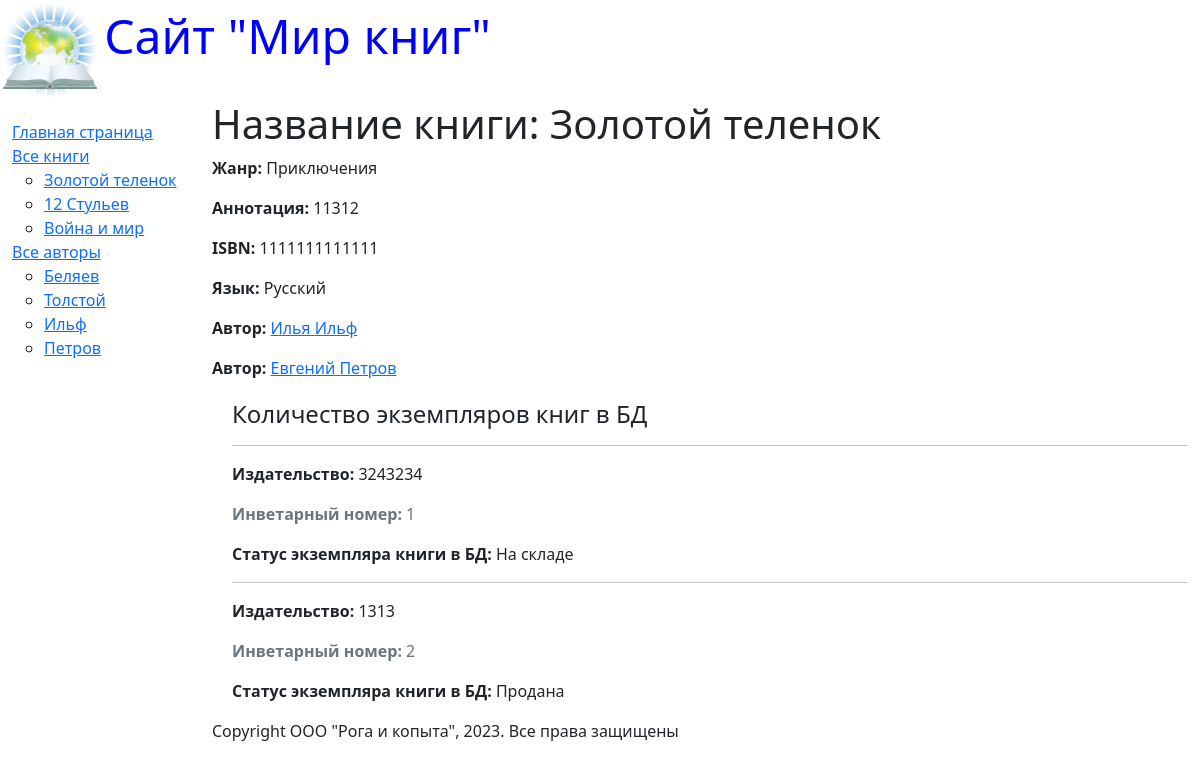
Screenshot of /book/1 with the database file from the repository.
### catalog/models.py (models this page shows, shortened)
class Book(models.Model):
    title = models.CharField(max_length=200,
                             help_text="Введите название книги",
                             verbose_name="Название книги")
    genre = models.ForeignKey("Genre", on_delete=models.CASCADE,
                              help_text="Выберите Жанр книги",
                              verbose_name="Жанр книги", null=True)
    language = models.ForeignKey("Language", on_delete=models.CASCADE,
                                 help_text="Выберите язык книги",
                                 verbose_name = "Язык книги", null=True)
    author = models.ManyToManyField("Author",
                                    help_text="Выберите автора книги",
                                    verbose_name= "Автор книги")
    summary = models.TextField(max_length=1000,
                               help_text="Введите краткое описание книги",
                               verbose_name="Аннотация книги")
    isbn = models.CharField(max_length=13,
                            help_text="Не более 13 символов",
                            verbose_name= "ISBN книги")
    def display_author(self):
        return ', '.join([author.last_name for author in
                          self.author.all()])
    display_author.short_description = "Авторы"
    def get_absolute_url(self):
        return reverse("book_detail", args=[str(self.id)])

class Author(models.Model):
    first_name = models.CharField(max_length=100,
                                  help_text="Введите имя автора",
                                  verbose_name="Имя автора")
    last_name= models.CharField(max_length=100,
                                help_text="Введите фамилию автора",
                                verbose_name="Фамилия автора")
    date_of_birth = models.DateField(help_text="Введите дату рождения",
                                     verbose_name="Дата рождения",
                                     null=True, blank=True)
    date_of_death = models.DateField(help_text="Введите дату смерти",
                                     verbose_name="Дата смерти",
                                     null=True, blank=True)

class Genre(models.Model):
    name = models.CharField(max_length=200,
                            help_text = "Введите жанр книги",
                            verbose_name="Жанр Книги")
    def __str__(self):
        return self.name

class Language(models.Model):
    name = models.CharField(max_length=20,
                            help_text="Введите язык книги",
                            verbose_name="Язык книги")
    def __str__(self):
        return self.name

class BookInstance(models.Model):
    book = models.ForeignKey("Book", on_delete=models.CASCADE, null=True)
    inv_nom = models.CharField(max_length=20, null=True,
                               help_text="Введите инвентарный номер экземпляра",
                               verbose_name="Инвентарный номер")
    imprint = models.CharField(max_length=200,
                               help_text="Введите издательство книги",
                               verbose_name="Издательство")
    status= models.ForeignKey("Status", on_delete=models.CASCADE,
                              null = True,
                              help_text="Изменить состояние экемпляра",
                              verbose_name="Статус экземпляра книги")
    due_back = models.DateField(null=True, blank=True,
                                help_text = "Введите конец срока статуса",
                                verbose_name="Дата окончания статуса")

class Status(models.Model):
    name= models.CharField(max_length=20,
                             help_text="Введите статус книги",
                             verbose_name="Статус экземпляра книги")
    def __str__(self):
        return self.name

### catalog/views.py (the view)
# urls.py: re_path(r'^book/(?P<pk>\d+)$', views.BookDetailView.as_view(),
class BookDetailView(generic.DetailView):
    model = Book

### catalog/templatetags/menu_tags.py (called while the page is built)
@register.simple_tag
def show_book():
    book = Book.objects.all()
    return book

@register.simple_tag
def show_authors():
    authors = Author.objects.all()
    return authors

### catalog/templates/catalog/book_detail.html (shortened to what this page needs)
{% extends 'base_generic.html' %}
{% block content %}
<h1> Название книги: {{ book.title }} </h1>
<p><strong>Жанр:</strong> {{ book.genre }}</p>
<p><strong>Аннотация:</strong> {{ book.summary }}</p>
<p><strong>ISBN:</strong> {{ book.isbn }}</p>
<p><strong>Язык:</strong> {{ book.language }}</p>
    {% for author in book.author.all %}
        <p> <strong>Автор:</strong>
            <a href=""> {{ author.first_name }}
                        {{ author.last_name }}</a></p>
    {% endfor %}
<div style="margin-left:20px; margin-top:20px;">
    <h4> Количество экземпляров книг в БД</h4>
    {% for copy in book.bookinstance_set.all  %}
        <hr>
        <p><strong>Издательство:</strong> {{copy.imprint}}</p>
        <p class="text-muted"> <strong> Инветарный номер:</strong> {{copy.id}}</p>
        <p> <strong>Статус экземпляра книги в БД:</strong> {{copy.status}}</p>
</div>
{% endblock %}

### catalog/templates/base_generic.html (shortened to what this page needs)
{% load menu_tags %}
<!DOCTYPE html>
<html lang="en">
<head>
    <link rel="stylesheet" href="https://cdn.jsdelivr.net/npm/bootstrap@5.2.3/dist/css/bootstrap.min.css">
    {% load static %}
    <link rel="stylesheet" href="{% static 'css/styles.css' %}">
    {% block head %}
        <img src="{%static 'images/logotip.jpg' %}"
        style="width: 100px; height:100px;" align="absmiddle">
        <font size=7, color="blue"> Сайт "Мир книг" </font>
    {% endblock %}
</head>
<body>
    <div class="container-fluid">
        <div class="row">
            <div class="col-sm-2">
                {% block sidebar %}
                    <ul class="sidebar-nav">
                        <li><a href="{% url 'index' %}">Главная страница </a></li>
                        <li><a href="{% url 'books' %}">Все книги </a></li>
                            <ul>
                                {% show_book as book %}
                                {% for book in book %}
                                    <li><a href="{{ book.get_absolute_url }}">{{ book.title }} </a></li>
                                {% endfor %}
                            </ul>
                        <li><a href="{% url 'authors' %}"> Все авторы</a></li>
                            <ul>
                                {% show_authors as author %}
                                {% for author in author %}
                                    <li><a href="author_detail">{{ author.last_name }} </a></li>
                                {% endfor %}
                            </ul>
                    </ul>
                {% endblock %}
                </div>
        <div class="col-sm-10 ">
        {% block content %}
        {% endblock %}
        {% block footer %}
            {% block copyright %}
            <p> Copyright ООО "Рога и копыта", 2023. Все права защищены</p>
            {% endblock %}
        {% endblock %}
        </div>
        </div>
        </div>
        </body>
</html>

### catalog/static/styles.css (style rules this page uses)
.sidebar-nav { margin-top: 20px; padding: 0; list-style: none; }

### rows the page displays
Book: title "Золотой теленок", genre "Приключения", summary "11312", isbn "1111111111111", language "Русский"
Book: title "12 Стульев"
Book: title "Война и мир"
Author: last_name "Беляев"
Author: last_name "Толстой"
Author: last_name "Ильф", first_name "Илья"
Author: last_name "Петров", first_name "Евгений"
BookInstance: imprint "3243234", id "1", status "На складе"
BookInstance: imprint "1313", id "2", status "Продана"
